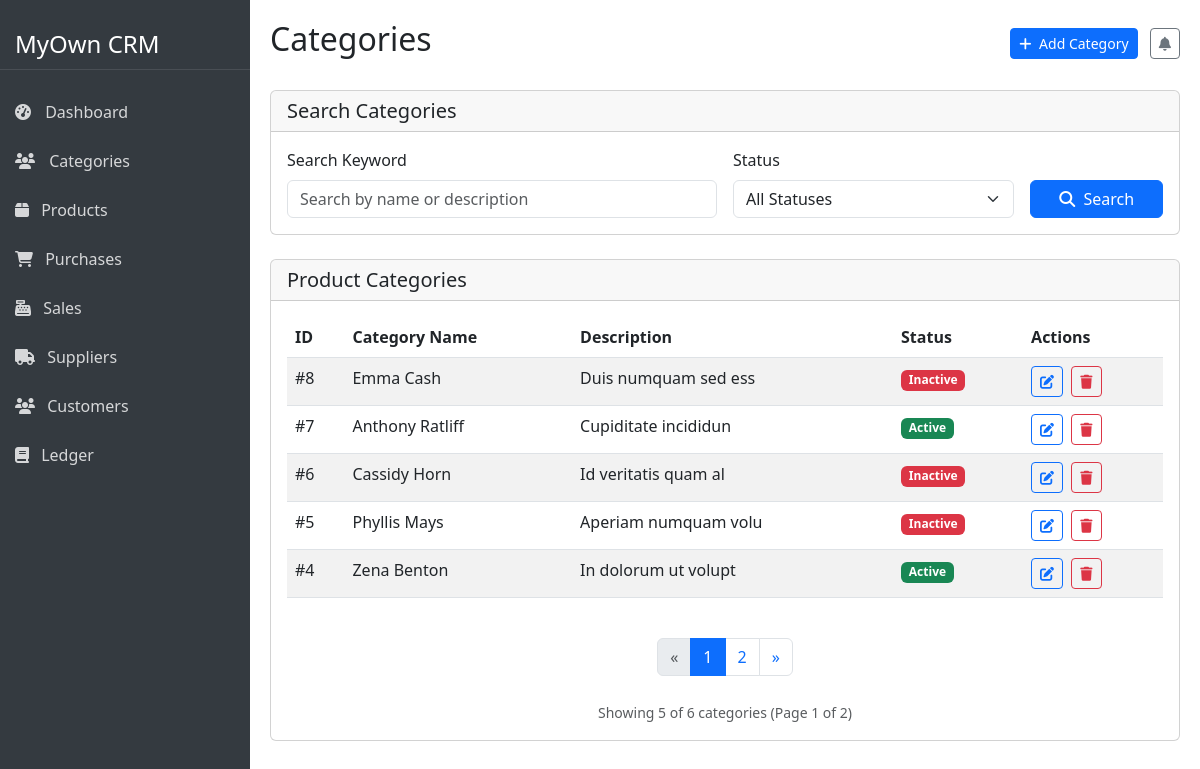
Page /categories/categories.php on the committed database.
### tables this page shows
CREATE TABLE `categories` (
  `id` int(11) NOT NULL,
  `name` varchar(255) NOT NULL,
  `description` text DEFAULT NULL,
  `status` tinyint(1) NOT NULL DEFAULT 1,
  `created_at` timestamp NOT NULL DEFAULT current_timestamp()
);

### database/database.php (called while the page is built, shortened)
<?php
class Database {
    protected $host = 'localhost';
    protected $user = 'root';
    protected $password = '';
    protected $dbname = 'oop-project';
    public $con = null;
    public function __construct(){
        if($this->con == null){
            $this->con = mysqli_connect($this->host,$this->user,$this->password,$this->dbname);
        }
    }
}
?>

### categories/category.class.php (called while the page is built, shortened)
<?php
require_once ROOT_PATH . 'database/database.php';
class Category extends Database {
    private $table = 'categories';
    public function getAll($page = 1, $perPage = 10) {
        $offset = ($page - 1) * $perPage;
        $sql = "SELECT * FROM {$this->table} ORDER BY id DESC LIMIT {$offset}, {$perPage}";
        $result = $this->con->query($sql);
        $categories = [];
        if ($result->num_rows > 0) {
            while ($row = $result->fetch_assoc()) {
                $categories[] = $row;
            }
        }
        return $categories;
    }
    public function countAll() {
        $sql = "SELECT COUNT(*) as total FROM {$this->table}";
        $result = $this->con->query($sql);
        $row = $result->fetch_assoc();
        return $row['total'];
    }
}
?>

### categories/categories.php (the view, shortened to what this page needs)
<?php
require_once ROOT_PATH . 'categories/category.class.php';
$categoryObj = new Category();
$perPage = 5;
$page = isset($_GET['page']) ? (int)$_GET['page'] : 1;
$search_keyword = '';
$totalItems = 0;
if (isset($_GET['search'])) {
    $search_keyword = $_GET['search_keyword'] ?? '';
    $status_filter = isset($_GET['status_filter']) && $_GET['status_filter'] !== '' ? (int)$_GET['status_filter'] : null;
    $categories = $categoryObj->search($search_keyword, $status_filter, $page, $perPage);
    $totalItems = $categoryObj->countSearch($search_keyword, $status_filter);
} else {
    $categories = $categoryObj->getAll($page, $perPage);
    $totalItems = $categoryObj->countAll();
}
$totalPages = ceil($totalItems / $perPage);
require ROOT_PATH . 'includes/header.php';
?>
<div class="d-flex">
    <?php
    require ROOT_PATH . 'includes/sidebar.php';
    ?>
    <div class="main-content">
        <div class="d-flex justify-content-between align-items-center mb-4">
            <h2>Categories</h2>
            <div>
                <a href="create_category.php" class="btn btn-primary btn-sm me-2">
                    <i class="fas fa-plus me-1"></i> Add Category
                </a>
                <button class="btn btn-outline-secondary btn-sm">
                    <i class="fas fa-bell"></i>
                </button>
            </div>
        </div>
        <div class="card mb-4">
            <div class="card-header">
                <h5 class="mb-0">Search Categories</h5>
            </div>
            <div class="card-body">
                <form action="" method="get" class="row g-3">
                    <div class="col-md-6">
                        <label for="searchKeyword" class="form-label">Search Keyword</label>
                        <input type="text" class="form-control" id="searchKeyword" name="search_keyword" value="<?php echo htmlspecialchars($search_keyword); ?>" placeholder="Search by name or description">
                    </div>
                    <div class="col-md-4">
                        <label for="statusFilter" class="form-label">Status</label>
                        <select class="form-select" id="statusFilter" name="status_filter">
                            <option value="">All Statuses</option>
                        </select>
                    </div>
                    <div class="col-md-2 d-flex align-items-end">
                        <button type="submit" name="search" value="1" class="btn btn-primary w-100">
                            <i class="fas fa-search me-1"></i> Search
                        </button>
                    </div>
                </form>
            </div>
        </div>
        <div class="card mb-4">
            <div class="card-header d-flex justify-content-between align-items-center">
                <h5 class="mb-0">Product Categories</h5>
            </div>
            <div class="card-body">
                <div class="table-responsive">
                    <table class="table table-striped">
                        <thead>
                            <tr>
                                <th>ID</th>
                                <th>Category Name</th>
                                <th>Description</th>
                                <th>Status</th>
                                <th>Actions</th>
                            </tr>
                        </thead>
                        <tbody>
                            <?php if (empty($categories)): ?>
                            <tr>
                                <td colspan="5" class="text-center">No categories found</td>
                            </tr>
                            <?php else: ?>
                                <?php foreach ($categories as $category): ?>
                                <tr>
                                    <td>#<?php echo $category['id']; ?></td>
                                    <td><?php echo $category['name']; ?></td>
                                    <td><?php echo substr($category['description'], 0, 50) . (strlen($category['description']) > 50 ? '...' : ''); ?></td>
                                    <td>
                                        <?php if ($category['status'] == 1): ?>
                                            <span class="badge bg-success">Active</span>
                                        <?php else: ?>
                                            <span class="badge bg-danger">Inactive</span>
                                        <?php endif; ?>
                                    </td>
                                    <td>
                                        <a href="update_category.php?id=<?php echo $category['id']; ?>" class="btn btn-sm btn-outline-primary me-1"><i class="fas fa-edit"></i></a>
                                        <a href="categories.php?delete=<?php echo $category['id']; ?>" class="btn btn-sm btn-outline-danger" onclick="return confirm('Are you sure you want to delete this category?')"><i class="fas fa-trash"></i></a>
                                    </td>
                                </tr>
                                <?php endforeach; ?>
                            <?php endif; ?>
                        </tbody>
                    </table>
                </div>
                <?php if ($totalPages > 1): ?>
                <div class="d-flex justify-content-center mt-4">
                    <nav aria-label="Page navigation">
                        <ul class="pagination">
                            <?php if ($page > 1): ?>
                            <li class="page-item">
                                <a class="page-link" href="?<?php echo http_build_query(array_merge($_GET, ['page' => $page - 1])); ?>" aria-label="Previous">
                                    <span aria-hidden="true">&laquo;</span>
                                </a>
                            </li>
                            <?php else: ?>
                            <li class="page-item disabled">
                                <a class="page-link" href="#" aria-label="Previous">
                                    <span aria-hidden="true">&laquo;</span>
                                </a>
                            </li>
                            <?php endif; ?>
                            <?php
                            $startPage = max(1, $page - 2);
                            $endPage = min($totalPages, $startPage + 4);
                            if ($endPage - $startPage < 4) {
                                $startPage = max(1, $endPage - 4);
                            }
                            for ($i = $startPage; $i <= $endPage; $i++): ?>
                            <li class="page-item <?php echo ($i == $page) ? 'active' : ''; ?>">
                                <a class="page-link" href="?<?php echo http_build_query(array_merge($_GET, ['page' => $i])); ?>"><?php echo $i; ?></a>
                            </li>
                            <?php endfor; ?>
                            <?php if ($page < $totalPages): ?>
                            <li class="page-item">
                                <a class="page-link" href="?<?php echo http_build_query(array_merge($_GET, ['page' => $page + 1])); ?>" aria-label="Next">
                                    <span aria-hidden="true">&raquo;</span>
                                </a>
                            </li>
                            <?php endif; ?>
                        </ul>
                    </nav>
                </div>
                <div class="text-center mt-2">
                    <small class="text-muted">Showing <?php echo count($categories); ?> of <?php echo $totalItems; ?> categories (Page <?php echo $page; ?> of <?php echo $totalPages; ?>)</small>
                </div>
                <?php endif; ?>
            </div>
        </div>
    </div>
</div>
<?php
require ROOT_PATH . 'includes/footer.php';
?>

### includes/header.php (style rules this page uses)
body { overflow-x: hidden; }
.main-content { margin-left: 250px; width: 100%; padding: 20px; transition: all 0.3s; }

### rows in the picture
categories: id "8", name "Emma Cash", description "Duis numquam sed ess", status "Inactive"
categories: id "7", name "Anthony Ratliff", description "Cupiditate incididun", status "Active"
categories: id "6", name "Cassidy Horn", description "Id veritatis quam al", status "Inactive"
categories: id "5", name "Phyllis Mays", description "Aperiam numquam volu", status "Inactive"
categories: id "4", name "Zena Benton", description "In dolorum ut volupt", status "Active"

### other values in the picture
count($categories) "5"
$totalItems "6"
$page "1"
$totalPages "2"
